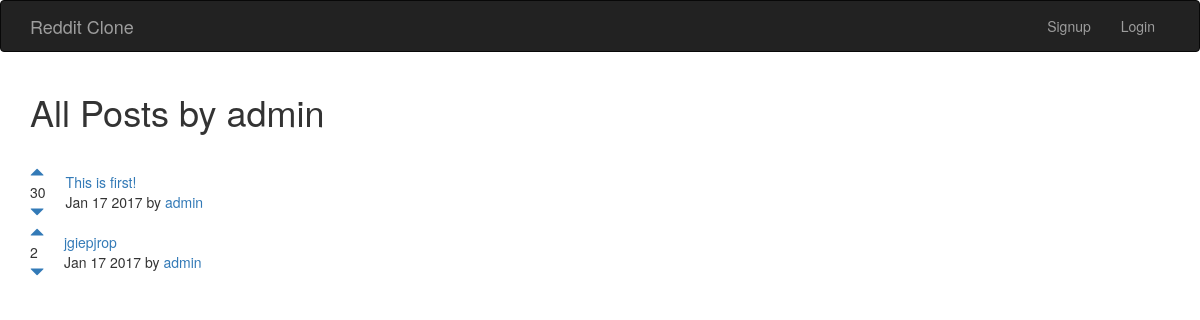
The app's page /posts/user/1 with its own data.
### posts/models.py (models this page shows)
class Post(models.Model):
    title = models.CharField(max_length=200)
    url = models.TextField()
    pub_date = models.DateTimeField()
    author = models.ForeignKey(User , on_delete=models.CASCADE)
    votes_total = models.IntegerField(default=1)
    def pub_date_pretty(self):
        return self.pub_date.strftime('%b %e %Y')

### posts/views.py (the view)
# urls.py: path('user/<int:fk>', views.userposts, name='userposts'),
def userposts(request, fk):
    posts = Post.objects.filter(author__id=fk).order_by('-votes_total')
    author = User.objects.get(pk=fk)
    return render(request, 'posts/userposts.html', {'posts':posts, 'author':author})

### posts/templates/posts/userposts.html (shortened to what this page needs)
{% extends 'base.html' %}
{% block content %}
<h1>All Posts by {{ author.username }}</h1>
<br/>
{% for post in posts.all %}
<table>
  <tr>
    <td style="padding-right: 20px;"><a href="#" onClick="document.getElementById('upvote{{ post.id }}').submit()"><span class="glyphicon glyphicon-triangle-top" aria-hidden="true"></span></a><br/>{{ post.votes_total }}<br/><a href="#" onClick="document.getElementById('downvote{{ post.id }}').submit()"><span class="glyphicon glyphicon-triangle-bottom" aria-hidden="true"></span></a></td>
    <td><a href="{{ post.url }}">{{ post.title }}</a><br/>{{ post.pub_date_pretty }} by <a href="{% url 'posts:userposts' post.author.id %}">{{ post.author.username }}</a></td>
  </tr>
</table>
{% endfor %}
{% endblock %}

### records on screen
Post: votes_total "30", title "This is first!", pub_date_pretty "Jan 17 2017", author.username "admin"
Post: votes_total "2", title "jgiepjrop", pub_date_pretty "Jan 17 2017", author.username "admin"

### other values on screen
{{ author.username }} "admin"
